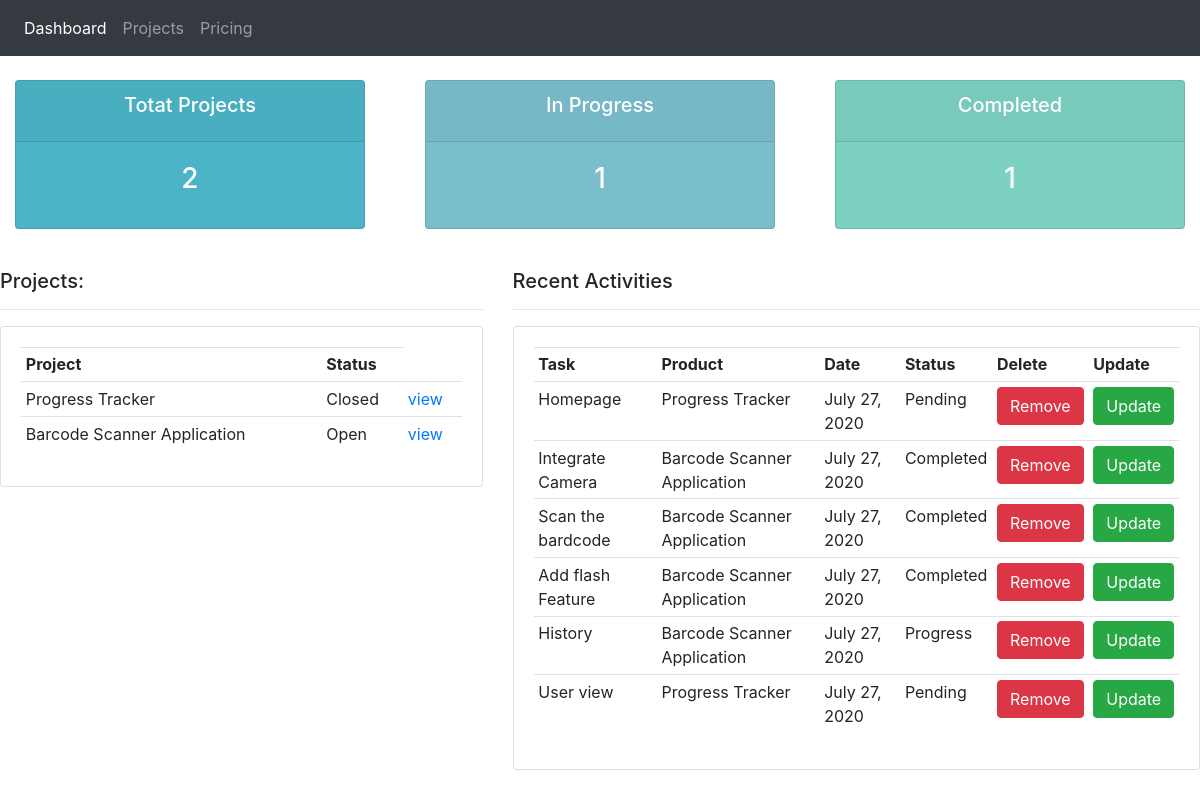
Before: /system/dashboard with the older database file.
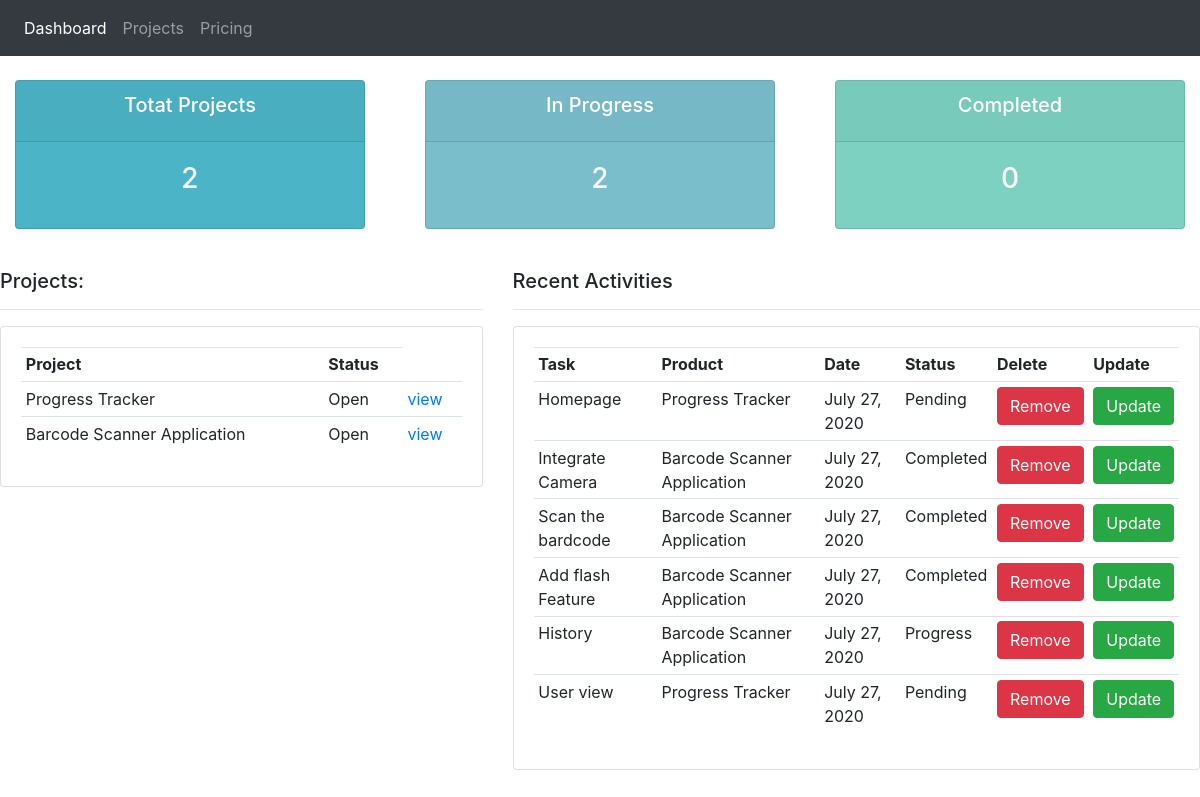
After: the same page with the newer database file.
### System/models.py (models this page shows, shortened)
class Project(models.Model):
    PROJECT_STATUS = (
        ("Open", "Open"),
        ("Closed", "Closed")
    )
    name = models.CharField(max_length=50)
    description = models.TextField(max_length=1000)
    date_created = models.DateField(auto_now=True)
    last_updated = models.DateField(auto_now=True)
    status = models.CharField(max_length=200, choices=PROJECT_STATUS, default="Open", null=True)
    def __str__(self):
        return f"{self.name}"

class Task(models.Model):
    TASK_STATUS = (
        ("Pending", "Pending"),
        ("Progress", "Progress"),
        ("Completed", "Completed")
    )
    name = models.CharField(max_length=50)
    summary = models.TextField(max_length=1000)
    project = models.ForeignKey("Project", on_delete=models.SET_NULL, null=True)
    date_created = models.DateField(auto_now=True)
    status = models.CharField(max_length=200, choices=TASK_STATUS, default="Pending", null=True)

### System/views.py (the view)
# urls.py: path('dashboard', views.dashboard_view, name="dashboard"),
def dashboard_view(request):
    total_projects = Project.objects.all().count()
    progress_projects = Project.objects.filter(status="Open").count()
    print(progress_projects)
    project_completed = Project.objects.filter(status="Closed").count()
    tasks = Task.objects.all()
    projects = Project.objects.all()
    return render(request, "dashboard.html",{
        "total_projects": total_projects,
        "Inprogress": progress_projects,
        "Completed" : project_completed,
        "projects": projects,
        "tasks": tasks
    })

### System/templates/dashboard.html
{% extends "base.html" %}
{% block content %}
{% include "status.html" %}
<br>
<div class="row">
	<div class="col-md-5">
		<h5>Projects:</h5>
		<hr>
		<div class="card card-body">
			<table class="table table-sm">
				<tr>
					<th>Project</th>
					<th>Status</th>
				</tr>
				{% for project in projects %}
					<tr>
						<td>{{project.name}}</td>
						<td>{{project.status}}</td>
						<td><a href="{% url 'project' project.id %}"> view</a></td>
					</tr>
				{% endfor %}
			</table>
		</div>
	</div>
	<div class="col-md-7">
		<h5>Recent Activities</h5>
		<hr>
		<div class="card card-body">
			<table class="table table-sm">
				<tr>
                    <th>Task</th>
					<th>Product</th>
					<th>Date</th>
					<th>Status</th>
					<th>Delete</th>
					<th>Update</th>
				</tr>
				{% for task in tasks %}
					<tr>
						<td>{{task.name}}</td>
						<td>{{task.project}}</td>
						<td>{{task.date_created}}</td>
						{% if task.status == "1"%}
							<td>Open</td>
						{% else %}
							<td>{{task.status}}</td>
						{% endif %}
						<td><button type="button" class="btn btn-danger">Remove</button></td>
						<td><button type="button" class="btn btn-success">Update</button></td>
					</tr>
				{% endfor %}
			</table>
		</div>
	</div>
</div>
{% endblock %}

### System/templates/base.html (shortened to what this page needs)
<!DOCTYPE html>
{% load static %}
<html lang="en">
<head>
    <link rel="stylesheet" href={% static "css/style.css" %}>
    <link rel="stylesheet" href="https://stackpath.bootstrapcdn.com/bootstrap/4.5.0/css/bootstrap.min.css">
</head>
<body>
{% include "nav.html" %}
{% block content %}
{% endblock %}
</body>
</html>

### System/templates/nav.html (shortened to what this page needs)
{% load static %}
<nav class="navbar navbar-expand-lg navbar-dark bg-dark">
  <div class="collapse navbar-collapse" id="navbarNavAltMarkup">
    <div class="navbar-nav">
      <a class="nav-item nav-link active" href="{% url 'dashboard' %}">Dashboard</a>
      <a class="nav-item nav-link" href="{% url 'projects' %}">Projects</a>
      <a class="nav-item nav-link" href="#">Pricing</a>
    </div>
  </div>
</nav>

### System/templates/status.html
<br>
<div class="row">
	<div class="col">
		<div class="col-md">
			<div class="card text-center text-white  mb-3" id="total-orders">
			  	<div class="card-header">
			  		<h5 class="card-title">Totat Projects</h5>
			  	</div>
			  	<div class="card-body">
			    	<h3 class="card-title">{{total_projects}}</h3>
			  	</div>
			</div>
		</div>
	</div>
	<div class="col">
		<div class="col-md">
			<div class="card text-center text-white  mb-3" id="orders-delivered">
			  	<div class="card-header">
			  		<h5 class="card-title">In Progress</h5>
			  	</div>
			  	<div class="card-body">
			    	<h3 class="card-title">{{ Inprogress }}</h3>
			  	</div>
			</div>
		</div>
	</div>
	<div class="col">
		<div class="col-md">
			<div class="card text-center text-white  mb-3" id="orders-pending">
			  	<div class="card-header">
			  		<h5 class="card-title">Completed</h5>
			  	</div>
			  	<div class="card-body">
			    	<h3 class="card-title">{{Completed}}</h3>
			  	</div>
			</div>
		</div>
	</div>
</div>

### System/static/css/style.css (style rules this page uses)
body { background-color: #ebeff5; }
#total-orders { background-color: #4cb4c7; }
#orders-delivered { background-color: #7abecc; }
#orders-pending { background-color: #7CD1C0; }

Changed rows visible on the page:
changed Project "Progress Tracker": status "Closed" → "Open"
Other visible differences:
{{ Inprogress }}: "1" → "2"
{{ Completed }}: "1" → "0"
